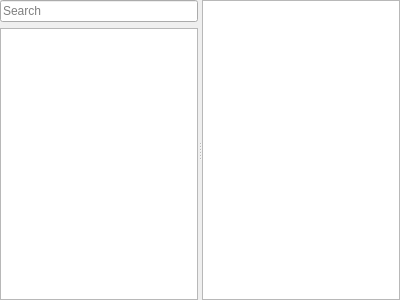
<?xml version="1.0" encoding="UTF-8"?>
<ui version="4.0">
 <class>ElfStructureView</class>
 <widget class="QWidget" name="ElfStructureView">
  <property name="geometry">
   <rect>
    <x>0</x>
    <y>0</y>
    <width>400</width>
    <height>300</height>
   </rect>
  </property>
  <layout class="QVBoxLayout" name="verticalLayout_2">
   <property name="leftMargin">
    <number>0</number>
   </property>
   <property name="topMargin">
    <number>0</number>
   </property>
   <property name="rightMargin">
    <number>0</number>
   </property>
   <property name="bottomMargin">
    <number>0</number>
   </property>
   <item>
    <widget class="QSplitter" name="splitter">
     <property name="orientation">
      <enum>Qt::Horizontal</enum>
     </property>
     <widget class="QWidget" name="layoutWidget">
      <layout class="QVBoxLayout" name="verticalLayout">
       <item>
        <widget class="QLineEdit" name="elfStructureSearchLine">
         <property name="placeholderText">
          <string>Search</string>
         </property>
         <property name="clearButtonEnabled">
          <bool>true</bool>
         </property>
        </widget>
       </item>
       <item>
        <widget class="QTreeView" name="elfStructureView">
         <property name="uniformRowHeights">
          <bool>true</bool>
         </property>
         <property name="animated">
          <bool>false</bool>
         </property>
        </widget>
       </item>
      </layout>
     </widget>
     <widget class="QTextBrowser" name="elfDetailView">
      <property name="openLinks">
       <bool>false</bool>
      </property>
     </widget>
    </widget>
   </item>
  </layout>
  <action name="actionBack">
   <property name="icon">
    <iconset theme="go-previous"/>
   </property>
   <property name="text">
    <string>&amp;Back</string>
   </property>
  </action>
  <action name="actionFordward">
   <property name="icon">
    <iconset theme="go-next"/>
   </property>
   <property name="text">
    <string>&amp;Fordward</string>
   </property>
  </action>
 </widget>
 <resources/>
 <connections/>
</ui>
